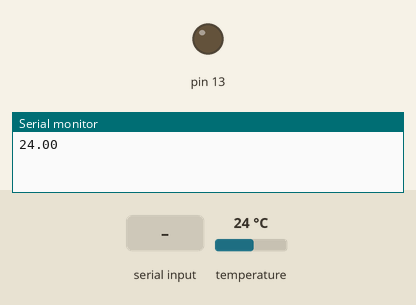
The sketch below on a simulated Arduino Uno, built with avr-gcc and run on an emulated ATmega328P. Shown: output pins drawn as LEDs (lit = HIGH), the last lines printed to the serial monitor. The test bench sets the inputs (shaded band); at power-on: temperature 24 °C.

Above: at 2.0 s.
2.1 s: temperature set to 2.2 °C
3.6 s: temperature set to 1.8 °C
At 5.3 s:
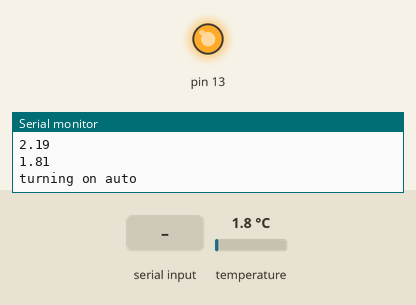
6.3 s: "1\n" received over Serial
At 8.5 s:
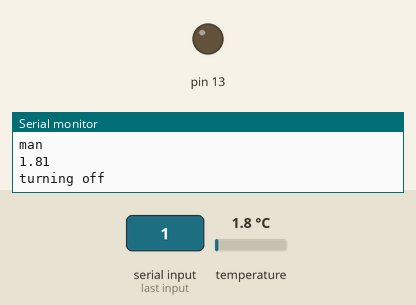
8.9 s: byte 10 ('\n') received over Serial
At 10.6 s:
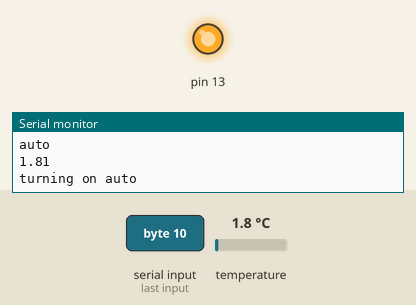
11.5 s: "0\n" received over Serial
At 13.7 s:
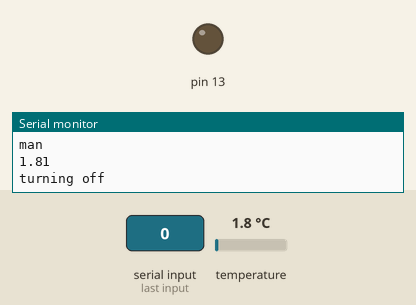
14.0 s: "2\n" received over Serial
At 16.0 s:
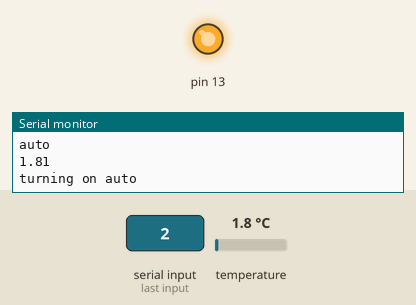
Timing chart, 0 to 17.5 s (numbered marks = the images above; inputs shaded):
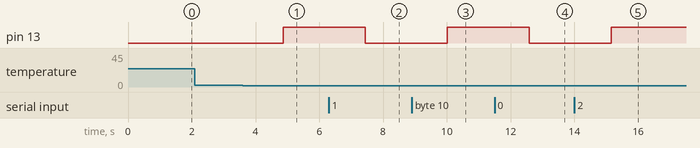

Measured:
- the behaviour switches between 2 and 1.9 °C on temperature (found by bisection; images 0 and 1)
- after the input at 3.6 s, pin 13: LOW → HIGH after 1.3 s
- after the input at 6.3 s, pin 13: HIGH → LOW after 1.1 s
- after the input at 8.9 s, pin 13: LOW → HIGH after 1.1 s
- after the input at 11.5 s, pin 13: HIGH → LOW after 1.1 s
- after the input at 14.0 s, pin 13: LOW → HIGH after 1.2 s

The sketch:

heater.ino
```cpp
#include <OneWire.h>

OneWire ds(2);

String inputString = "";  //holds command
boolean newline = false;  //if command has been entered
boolean led = false;  //whether the heater is on or off
boolean leds = true;  //whether theater is in manual(off) or auto

void setup() {
  Serial.begin(9600);
  inputString.reserve(200);
  pinMode(13, OUTPUT);
}

void loop() {
  if (newline) {
    //if command entered
    Serial.println(inputString);
    if (leds) {
      //set to off
      Serial.println("man");
      leds = false;
    }else{
      //set to auto
      Serial.println("auto");
      leds = true;
    };
    // clear the string:
    inputString = "";
    newline = false;
  }

  //copy/paste from sensor example begins

  byte i;
  byte present = 0;
  byte type_s;
  byte data[12];
  byte addr[8];
  float celsius, fahrenheit;

  if ( !ds.search(addr)) {
    ds.reset_search();
    delay(250);
    return;
  }


  if (OneWire::crc8(addr, 7) != addr[7]) {
      Serial.println("CRC is not valid!");
      return;
  }

  switch (addr[0]) {
    case 0x10:
      type_s = 1;
      break;
    case 0x28:
      type_s = 0;
      break;
    case 0x22:
      type_s = 0;
      break;
    default:
      return;
  }

  ds.reset();
  ds.select(addr);
  ds.write(0x44, 1);

  delay(1000);

  present = ds.reset();
  ds.select(addr);
  ds.write(0xBE);

  for ( i = 0; i < 9; i++) {
    data[i] = ds.read();
  }

  int16_t raw = (data[1] << 8) | data[0];

  if (type_s) {
    raw = raw << 3;
    if (data[7] == 0x10) {
      raw = (raw & 0xFFF0) + 12 - data[6];
    }
  } else {
    byte cfg = (data[4] & 0x60);
    if (cfg == 0x00) raw = raw & ~7;
    else if (cfg == 0x20) raw = raw & ~3;
    else if (cfg == 0x40) raw = raw & ~1;
  }
  celsius = (float)raw / 16.0;
  Serial.println(celsius);

  //copy/paste from sensor example ends

  if(leds) {
    //if the heater is set to auto
    if(celsius < 2 && !led){
      //if off and cold turn on
      digitalWrite(13, HIGH);
      led = true;
      Serial.println("turning on auto");
    } else if(celsius > 2 && led) {
      //if on and hot turn off
      digitalWrite(13, LOW);
      led = false;
      Serial.println("turning off auto");
      }
  }else{
    //if the heater is set to manual
    if(led) {
      //if on and manually set to off turn off
      digitalWrite(13, LOW);
      led = false;
      Serial.println("turning off");
    }
  }
}

void serialEvent() {
  //when command is sent
  while (Serial.available()) {
    char com = (char)Serial.read();
    inputString += com;
    if (com == '\n') {
      newline = true;
    }
  }
}
```
